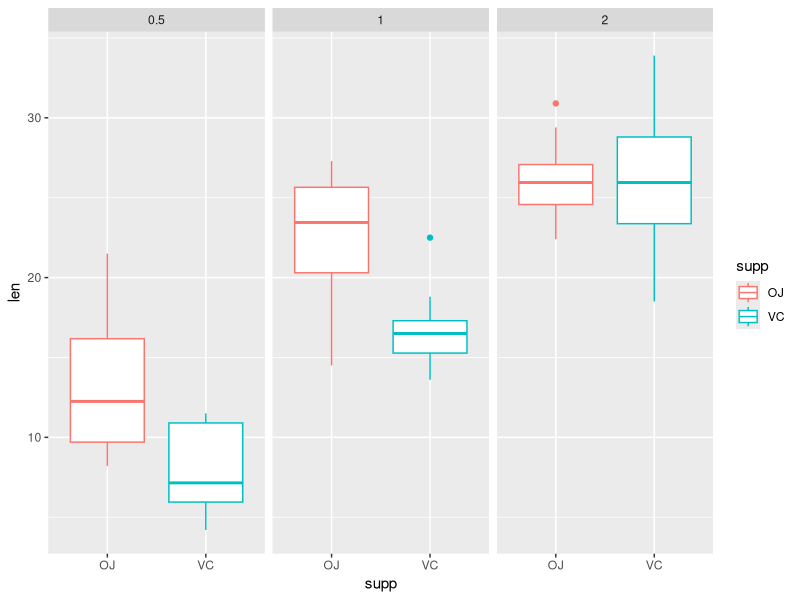

Here is the R script that generated this plot:
## ---- chunk 1
knitr::opts_chunk$set(echo = TRUE)
library(ggplot2)
## ---- chunk 2
data("ToothGrowth")
tg <- ToothGrowth
## ---- chunk 3
gg <- ggplot(data = tg, aes(x = supp, y = len, color = supp)) +
  #geom_point(shape = 1) + 
  geom_boxplot() +
  #geom_jitter() +
  facet_grid(. ~ dose)
gg
## ---- chunk 4
summary(tg)
## ---- chunk 5
vc05 <- subset(tg, tg$sup == "VC" & tg$dose == 0.5)$len
vc10 <- subset(tg, tg$sup == "VC" & tg$dose == 1.0)$len
vc20 <- subset(tg, tg$sup == "VC" & tg$dose == 2.0)$len
oj05 <- subset(tg, tg$sup == "OJ" & tg$dose == 0.5)$len
oj10 <- subset(tg, tg$sup == "OJ" & tg$dose == 1.0)$len
oj20 <- subset(tg, tg$sup == "OJ" & tg$dose == 2.0)$len

